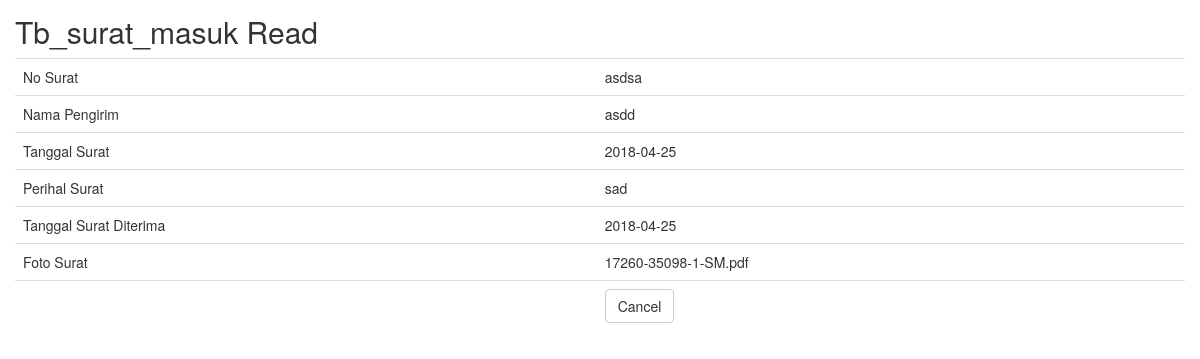
Screenshot of /tb_surat_masuk/read/44 with the database file from the repository.
### tables this page shows
CREATE TABLE `tb_surat_masuk` (
  `id` int(11) NOT NULL,
  `no_surat` varchar(50) NOT NULL,
  `nama_pengirim` varchar(50) NOT NULL,
  `tanggal_surat` date NOT NULL,
  `perihal_surat` varchar(99) NOT NULL,
  `tanggal_surat_diterima` date NOT NULL,
  `foto_surat` varchar(999) NOT NULL
);

### application/controllers/Tb_surat_masuk.php (called while the page is built, shortened)
<?php
class Tb_surat_masuk extends CI_Controller
{
    function __construct()
    {
        $this->load->model('Tb_surat_masuk_model');
        $this->load->library('form_validation');
    }
    public function read($id)
    {
        $row = $this->Tb_surat_masuk_model->get_by_id($id);
        if ($row) {
            $data = array(
		'id' => $row->id,
		'no_surat' => $row->no_surat,
		'nama_pengirim' => $row->nama_pengirim,
		'tanggal_surat' => $row->tanggal_surat,
		'perihal_surat' => $row->perihal_surat,
		'tanggal_surat_diterima' => $row->tanggal_surat_diterima,
		'foto_surat' => $row->foto_surat,
	    );
            $this->load->view('tb_surat_masuk/tb_surat_masuk_read', $data);
        } else {
            $this->session->set_flashdata('message', 'Record Not Found');
            redirect(site_url('tb_surat_masuk'));
        }
    }
}

### index.php (called while the page is built, shortened)
<?php
require_once BASEPATH.'core/CodeIgniter.php';

### application/models/Tb_surat_masuk_model.php (called while the page is built, shortened)
<?php
class Tb_surat_masuk_model extends CI_Model
{
    public $table = 'tb_surat_masuk';
    public $id = 'id';
    function get_by_id($id)
    {
        $this->db->where($this->id, $id);
        return $this->db->get($this->table)->row();
    }
}

### application/views/tb_surat_masuk/tb_surat_masuk_read.php (the view, shortened to what this page needs)
<!doctype html>
<html>
    <head>
        <link rel="stylesheet" href="<?php echo base_url('assets/bootstrap/css/bootstrap.min.css') ?>"/>
    </head>
    <body>
        <h2 style="margin-top:0px">Tb_surat_masuk Read</h2>
        <table class="table">
	    <tr><td>No Surat</td><td><?php echo $no_surat; ?></td></tr>
	    <tr><td>Nama Pengirim</td><td><?php echo $nama_pengirim; ?></td></tr>
	    <tr><td>Tanggal Surat</td><td><?php echo $tanggal_surat; ?></td></tr>
	    <tr><td>Perihal Surat</td><td><?php echo $perihal_surat; ?></td></tr>
	    <tr><td>Tanggal Surat Diterima</td><td><?php echo $tanggal_surat_diterima; ?></td></tr>
	    <tr><td>Foto Surat</td><td><?php echo $foto_surat; ?></td></tr>
	    <tr><td></td><td><a href="<?php echo site_url('tb_surat_masuk') ?>" class="btn btn-default">Cancel</a></td></tr>
	</table>
        </body>
</html>

### application/views/tb_surat_masuk/tb_surat_masuk_read.php (style rules this page uses)
body { padding: 15px; }

### rows the page displays
tb_surat_masuk: no_surat "asdsa", nama_pengirim "asdd", tanggal_surat "2018-04-25", perihal_surat "sad", tanggal_surat_diterima "2018-04-25", foto_surat "17260-35098-1-SM.pdf"
